Frame 1 (no input): blank canvas, image omitted
Frame 60 (no input): blank canvas, image omitted
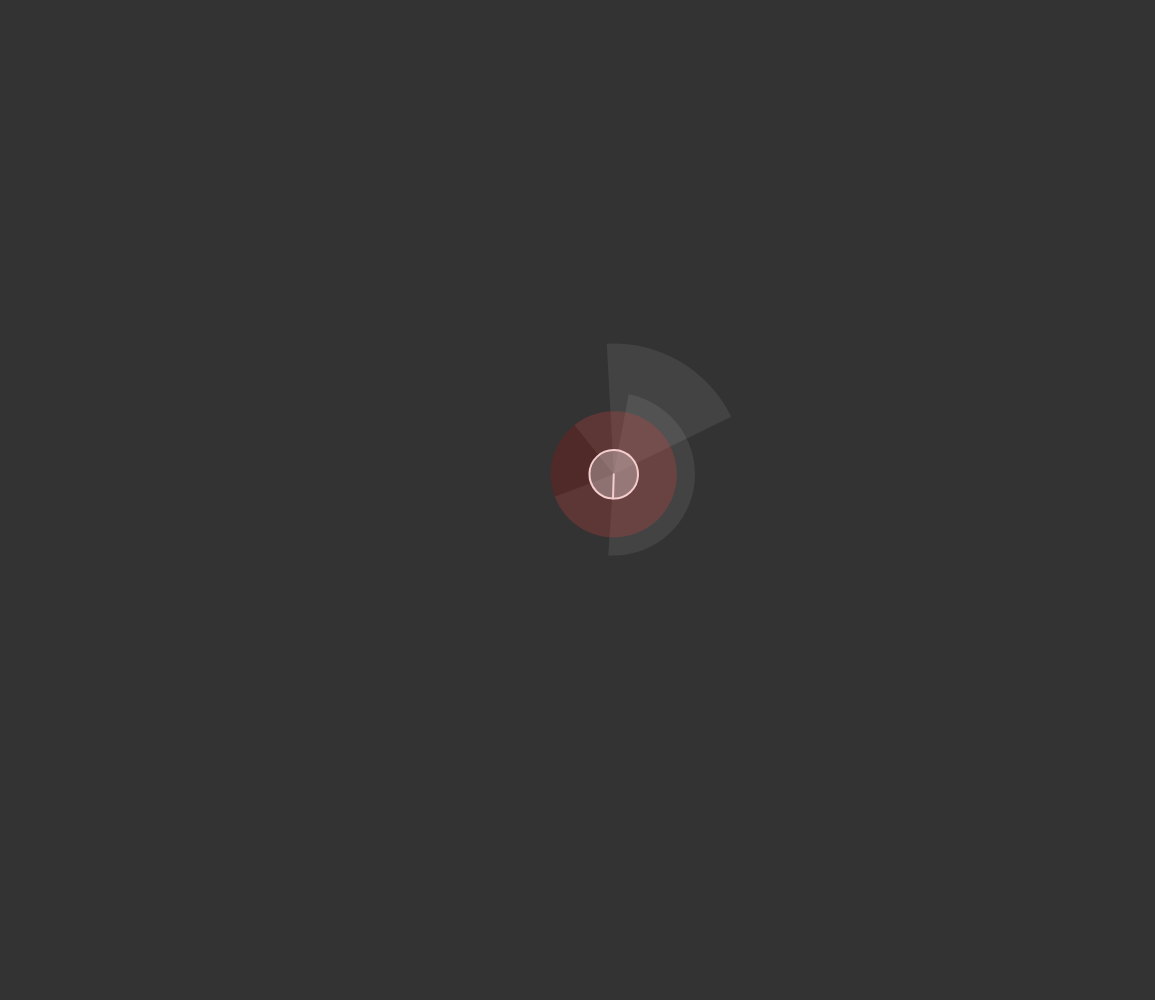
Frame 120 (the mouse pressed at the canvas centre since frame 60)

The p5.js sketch whose frames 1 and 60 were blank and that drew this single picture after the mouse press (run headless with seeded random() and noise() and a simulated clock; from frame 60 on, the mouse is pressed at the canvas centre):

// p5.js sketch
// ── sketch.js

let entities = new Set([]);

const SIDEBAR_WIDTH = 45;
const DEBUG = true;

function setup() {
  createCanvas(windowWidth - SIDEBAR_WIDTH, windowHeight);
}

function draw() {
  background(51);
  entities.forEach(entity => {
    entity.update(entities);
    entity.show();
  });
}

function mousePressed() {
  let pos = createVector(mouseX, mouseY);
  entities.add(new Tonk(pos));
}
// ── dna.js

const SENSORS = 3;

class Dna {
  constructor() {
    this.sensorAttrs =
      Array(SENSORS).fill(0)
                    .map(_ => new SensorAttr());

  }
}
// ── sensor.js
const SENSOR_AREA = 10000;

function mod(x) {
  return (x + 2*TAU) % TAU;
}

class SensorAttr {
  constructor() {
    this.start = random(TAU);
    this.end = this.start + random(0.1, TAU);
    let totalAngle = mod(this.end - this.start);
    this.radius = sqrt(2 * SENSOR_AREA / totalAngle);
  }
}


class Sensor {
  constructor(attr) {
    this.attr = attr;
  }

  senses(angle, distance) {
    let {radius, start, end} = this.attr;
    angle = mod(angle - start);
    start = mod(start);
    end = mod(end);

    if (distance > radius) return false;

    if (start < end) {
      return start < angle && angle < end;
    }

    if (start > end) {
      if (angle > start && angle > end) {
        return true;
      }
      if (angle < start && angle < end) {
        return true;
      }
    }

    return false;
  }

  show() {
    push();
    noStroke();
    fill(255, 20);
    rotate(this.attr.start);
    arc(
      0, 0,
      this.attr.radius, this.attr.radius,
      this.attr.start, this.attr.end,
      PIE
    );
    pop();
  }
}

// ── tonk.js
const FRICTION = 0.01;
const RAD_RANGE = [10, 30];
const RESTITUTION = 0.9;

function componentsAlong(v, axis) {
  let scalar = (v.dot(axis) / axis.dot(axis))
  let proj = p5.Vector.mult(axis, scalar);
  let rej = p5.Vector.sub(v, proj);
  return [proj, rej];
}

class Tonk {

  constructor(pos, dna) {
    this.type = "Tonk";

    this.rad = random(...RAD_RANGE);
    
    this.pos = pos;
    this.vel = p5.Vector.random2D();
    this.acc = createVector(0, 0);
    this.mass = PI * sq(this.rad);

    this.theta = random(TAU);
    this.omega = random(-0.01,0.01);
    this.alpha = 0;
    this.moment = 1/2 * this.mass * sq(this.rad);

    this.color = color(random(100, 150), random(50, 150), random(100, 200));

    this.sensors = Array(3)
      .fill(0)
      .map(i => new Sensor(new SensorAttr()));

    this.dna = dna || undefined;
  }

  momentum() {
    return p5.Vector.mult(this.vel, this.mass);
  }

  applyForce(f) {
    this.acc.add(p5.Vector.div(f, this.mass));
  }

  applyTorque(t) {
    this.alpha += t / this.moment;
  }

  bounceOnEdges() {
    let [x, y] = [this.pos.x, this.pos.y];
    let [vx, vy] = [this.vel.x, this.vel.y];
    if (this.pos.x > width - this.rad) {
      this.pos.set(width - this.rad, y);
      this.vel.set(-vx * RESTITUTION, vy);
    }
    if (this.pos.y > height - this.rad) {
      this.pos.set(x, height - this.rad);
      this.vel.set(vx, -vy * RESTITUTION);
    }
    if (this.pos.x < this.rad) {
      this.pos.set(this.rad, y);
      this.vel.set(-vx * RESTITUTION, vy);
    }
    if (this.pos.y < this.rad) {
      this.pos.set(x, this.rad);
      this.vel.set(vx, -vy * RESTITUTION);
    }
  }

  physics() {
    this.vel.add(this.acc);
    this.pos.add(this.vel);
    this.acc.mult(0);

    this.omega += this.alpha;
    this.theta += this.omega;
    this.theta %= TAU;
    this.alpha = 0;
  }

  friction(mu) {
    this.vel.mult(1 - mu);
    // this.omega *= (1 - mu);
  }

  update(entities) {
    this.friction(FRICTION);
    this.resolveCollisions(entities);
    this.physics();
  }

  resolveCollisions(entities) {
    this.bounceOnEdges();
    entities.forEach(other => {
      if (other === this) return;
      switch (other.type) {
        case "Tonk":
          let d = this.pos.dist(other.pos);
          if (d < this.rad + other.rad) {

            this.resolveCollision(other);
          }
          break;
      }
    });
  }

  setMomentum(p) {
    p.div(this.mass);
    this.vel.set(p);
  }

  resolveCollision(other) {
    let axis = p5.Vector.sub(this.pos, other.pos);
    let overlap = this.rad + other.rad - axis.mag();
    axis.setMag(overlap);

    let p_a = this.momentum();
    let p_b = other.momentum();
    let [p_a_par, p_a_perp] = componentsAlong(p_a, axis);
    let [p_b_par, p_b_perp] = componentsAlong(p_b, axis);

    p_a_par.mult(RESTITUTION);
    p_b_par.mult(RESTITUTION);

    // Swap their parallel momentum components.
    p_a = p5.Vector.add(p_b_par, p_a_perp);
    p_b = p5.Vector.add(p_a_par, p_b_perp);

    this.setMomentum(p_a);
    other.setMomentum(p_b);

    // Push them apart so they're no longer touching.
    this.pos.add(axis);
  }

  relativePolar(absPos) {
    let diff = p5.Vector.sub(absPos, this.pos);
    let angle = diff.heading() - this.theta;
    let distance = diff.mag();
    return [angle, distance];
  }

  show() {
    push();
    strokeWeight(2);
    stroke(255);
    fill(this.color);
    translate(this.pos.x, this.pos.y);
    rotate(this.theta);
    ellipseMode(CENTER);
    ellipseMode(RADIUS);
    ellipse(0, 0, this.rad);
    line(0, 0, this.rad, 0); // Heading line

    if (DEBUG) {
      this.sensors.forEach(sensor => {
        sensor.show();
        noStroke();
        fill(200, 0, 0, 50);
        let mouseCart = createVector(mouseX, mouseY);
        let mousePolar = this.relativePolar(mouseCart);
        if (sensor.senses(...mousePolar)) {
          let r = sensor.attr.radius;
          ellipse(0, 0, r, r);
        }
      });
    }
    pop();
  }
}
